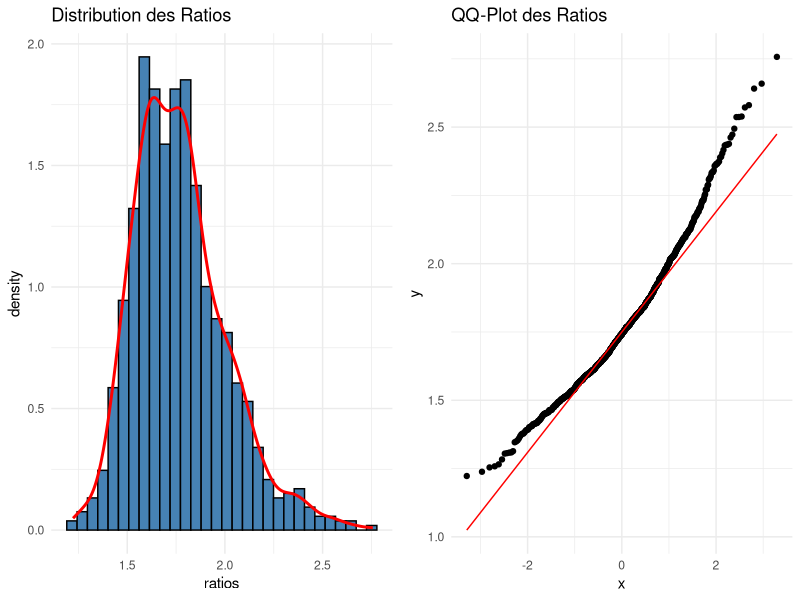
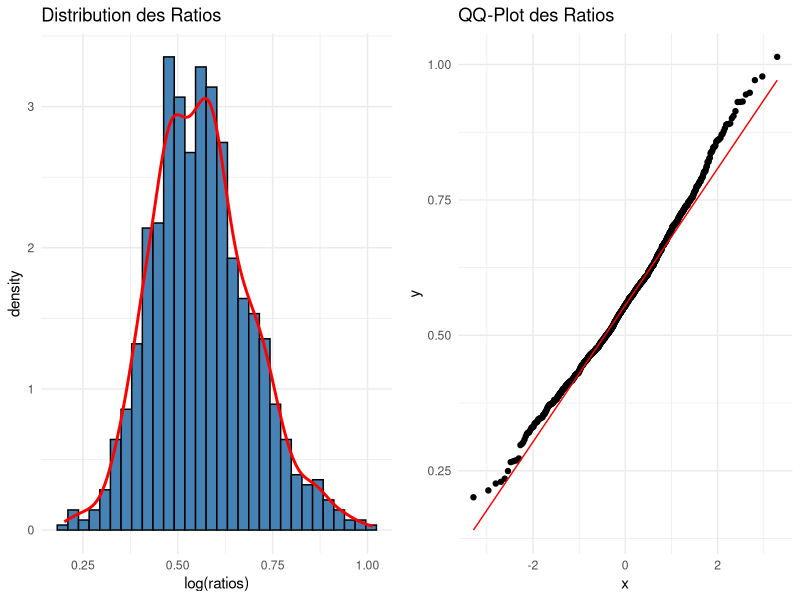

R code for these plots, in order:
## ---- chunk 1
# Chargement des packages nécessaires
library(ggplot2)

# Génération de deux groupes de données aléatoires
set.seed(123)  # Pour assurer la reproductibilité
group1 <- rnorm(1000, mean = 140, sd = 5)  # Moyenne 30, écart-type 5
group2 <- rnorm(1000, mean = 80, sd = 10)  # Moyenne 25, écart-type 6
group2[group2 <= 0] <- 0.1
# Calcul des ratios
ratios <- group1 / group2


# Affichage des résultats
# Histogramme et QQ-plot pour visualiser la distribution des ratios
p1 <- ggplot(data.frame(ratios), aes(x = ratios)) +
  geom_histogram(aes(y = ..density..), bins = 30, fill = "steelblue", color = "black") +
  geom_density(color = "red", size = 1) +
  ggtitle("Distribution des Ratios") +
  theme_minimal()

p2 <- ggplot(data.frame(ratios), aes(sample = ratios)) +
  stat_qq() +
  stat_qq_line(color = "red") +
  ggtitle("QQ-Plot des Ratios") +
  theme_minimal()

# Affichage des deux graphiques côte à côte
library(gridExtra)
grid.arrange(p1, p2, ncol = 2)


## ---- chunk 2
# Chargement des packages nécessaires
library(ggplot2)

# Génération de deux groupes de données aléatoires
set.seed(123)  # Pour assurer la reproductibilité
group1 <- rnorm(1000, mean = 140, sd = 5)  # Moyenne 30, écart-type 5
group2 <- rnorm(1000, mean = 80, sd = 10)  # Moyenne 25, écart-type 6
group2[group2 <= 0] <- 0.1
# Calcul des ratios
ratios <- group1 / group2


# Affichage des résultats
# Histogramme et QQ-plot pour visualiser la distribution des ratios
p1 <- ggplot(data.frame(log(ratios)), aes(x = log(ratios))) +
  geom_histogram(aes(y = ..density..), bins = 30, fill = "steelblue", color = "black") +
  geom_density(color = "red", size = 1) +
  ggtitle("Distribution des Ratios") +
  theme_minimal()

p2 <- ggplot(data.frame(log(ratios)), aes(sample = log(ratios))) +
  stat_qq() +
  stat_qq_line(color = "red") +
  ggtitle("QQ-Plot des Ratios") +
  theme_minimal()

# Affichage des deux graphiques côte à côte
library(gridExtra)
grid.arrange(p1, p2, ncol = 2)


